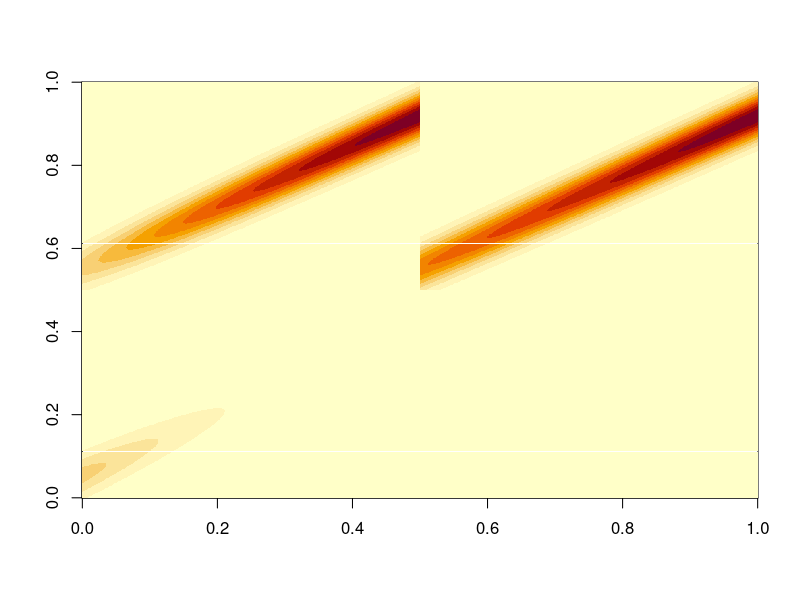
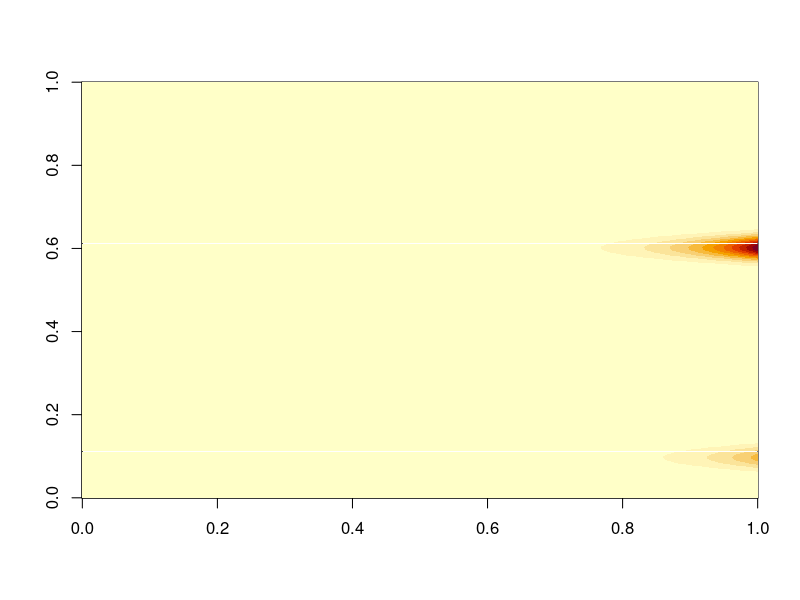

Write R code to recreate these figures, in order. (Note: this script raises an error after producing the figures.)
### IPM descriptor object


# $par_info
par_info <- data.frame(t(
  data.frame(
    ## survival
    surv.int  =  c(min = -3, max = 1, samp = T),
    surv.z    =   c(min = 0, max = 5, samp = T),
    #surv.cap = c(min = 0.01,max = 0.99),

    ## flowering
    flow.int  = c(min = -10, max = 1, samp = T),
    flow.z    =   c(min = 0, max = 20, samp = T),

    ## growth
    grow.int  =   c(min = 0, max = 1, samp = T),
    grow.z    =   c(min = 0, max = 1, samp = F),
    # constrained from 0 to 1
    grow.sd   =   c(min = 0.01, max = 0.5, samp = T),

    ## recruit size
    rcsz.int  =   c(min = 0, max = 0, samp = F),
    rcsz.sd   =   c(min = 0.1, max = 0.5, samp = T),

    ## seed size
    seed.int  =   c(min = -10, max = 100, samp = T),
    seed.z    =   c(min = 0, max = 15, samp = T),

    ## recruitment probability
    p.r       =   c(min = 0, max = 1, samp = T) # constrained from 0 to 1
  )
))

# $par_fns
par_fns <- list(
  rcsz.int = function(params) {
    0
  },
  grow.z = function(params) {
    1 - params["grow.int"]
  }
)

# $demo_fns
demo_fns <- list(
  ## G_z1z -  Growth function, given you are size z now returns the pdf of size z1 next time
  grow = function(z1, z, params) {
    mu <-
      params["grow.int"] + params["grow.z"] * z           # mean size next year
    sig <-
      params["grow.sd"]                                 # sd about mean
    p.den.grow <-
      dnorm(z1, mean = mu, sd = sig)             # pdf that you are size z1 given you were size z
    return(p.den.grow)
  },
  ## s_z Survival function, logistic regression
  surv = function(z, params) {
    linear.p <-
      params["surv.int"] + params["surv.z"] * z  # linear predictor
    #p <- (1/(1+exp(-linear.p))) # logistic transformation to probability with no cap
    p <-
      pmin(1 / (1 + exp(-linear.p)), rep(0.99, length(z))) # logistic transformation to probability with constant cap
    #p <- min((1/(1+exp(-linear.p))),params["surv.cap"]) # logistic transformation to probability with cut-off cap
    #p <- (1/(1+exp(-linear.p)))*params["surv.cap"] # logistic transformation to probability with scalar cap
    return(p)
  },
  ## p_bz Probability of flowering function, logistic regression
  flow = function(z, params) {
    linear.p <-
      params["flow.int"] + params["flow.z"] * z      # linear predictor
    p <-
      1 / (1 + exp(-linear.p))                                # logistic transformation to probability
    return(p)
  },
  ## b_z Seed production function
  seed = function(z, params) {
    #if (params["seed.int"] < 0) {params["seed.int"] <- params["seed.int"] * params["seed.z"]}
    N <-
      exp(params["seed.int"] + params["seed.z"] * z)   # seed production of a size z plant
    return(N)
  },
  ## c_0z1 Recruit size pdf
  rcsz = function(z1, params) {
    mu <- params["rcsz.int"]
    sig <- params["rcsz.sd"]
    p.deRecr <-
      dnorm(z1, mean = mu, sd = sig)              # pdf of a size z1 recruit
    return(p.deRecr)
  },
  #maturity
  matu = function(z,params) {
    linear.p <-
      params["matu.int"] + params["matu.z"] * z      # linear predictor
    p <-
      1 / (1 + exp(-linear.p))                                # logistic transformation to probability
    return(p)
  }
)






### Kernel functions

# survival kernels

# immature to immature
P_z1z_imm_to_imm = function (z1, z, params) {
  # survival * not maturing * growth
  return(IPM_desc$demo_fns$surv(z, params) * (1-IPM_desc$demo_fns$matu(z, params)) * IPM_desc$demo_fns$grow(z1, z, params) )
}

# immature to mature
P_z1z_imm_to_mat = function (z1, z, params) {
  # survival * maturing * growth
  return(IPM_desc$demo_fns$surv(z, params) * IPM_desc$demo_fns$matu(z, params) * IPM_desc$demo_fns$grow(z1, z, params))
}

# mature to mature
P_z1z_mat_to_mat = function (z1, z, params) {
  # survival * growth
  return(IPM_desc$demo_fns$surv(z, params) * IPM_desc$demo_fns$grow(z1, z, params))
}

### FECUNDITY

## Define the fecundity kernels
F_z1z_mat_to_imm = function (z1, z, params) {
  # survival * flowering * number of seeds * recruit survival * recruit size
  return(
    IPM_desc$demo_fns$flow(z, params) * IPM_desc$demo_fns$seed(z, params) * params["p.r"] * IPM_desc$demo_fns$rcsz(z1, params) * (1-IPM_desc$demo_fns$matu(z1, params))
  )
}

F_z1z_mat_to_mat = function (z1, z, params) {
  # survival * flowering * number of seeds * recruit survival * recruit size
  return(
    IPM_desc$demo_fns$flow(z, params) * IPM_desc$demo_fns$seed(z, params) * params["p.r"] * IPM_desc$demo_fns$rcsz(z1, params) * IPM_desc$demo_fns$matu(z1, params)
  )
}

# IPM_desc object
IPM_desc <- list(
  par_info = par_info,
  par_fns = par_fns,
  demo_fns = demo_fns
)

params <- c(
  surv.int  =  0.1,
  surv.z    =   0.3,
  flow.int  = 0.1,
  flow.z    =   0.2,
  grow.int  =   0.27,
  grow.z    =   1 - 0.27,
  grow.sd   =   0.38,
  rcsz.int  =   0,
  rcsz.sd   =   0.2,
  seed.int  =   2,
  seed.z    =   1,
  p.r       =   0.1,
  matu.int = 1,
  matu.z = 1
)



# Make the IPM

#### example
meshpts <- seq(from = -1, to = 4, by = 0.01)

mesh_len <- length(meshpts)

dlta <- meshpts[2] - meshpts[1]
lwr <- min(meshpts) - dlta / 2
upr <- max(meshpts) + dlta / 2

P_kern <- F_kern <- matrix(0, nrow = mesh_len*2,ncol = mesh_len*2)

#make each of the parts of the kernel
P_kern_imm_to_imm <- outer(meshpts, meshpts, P_z1z_imm_to_imm,params) * dlta
P_kern_imm_to_mat <- outer(meshpts, meshpts, P_z1z_imm_to_mat,params) * dlta
P_kern_mat_to_mat <- outer(meshpts, meshpts, P_z1z_mat_to_mat,params) * dlta

# put them in the big kernel
P_kern[1:mesh_len,1:mesh_len] <- P_kern_imm_to_imm
P_kern[(mesh_len+1):(mesh_len*2),1:mesh_len] <- P_kern_imm_to_mat
P_kern[(mesh_len+1):(mesh_len*2),(mesh_len+1):(mesh_len*2)] <- P_kern_mat_to_mat

image(t(P_kern))

F_kern_mat_to_imm <- outer(meshpts, meshpts, F_z1z_mat_to_imm, params) * dlta
F_kern_mat_to_mat <- outer(meshpts, meshpts, F_z1z_mat_to_mat, params) * dlta

F_kern[1:mesh_len,(mesh_len+1):(mesh_len*2)] <- F_kern_mat_to_imm
F_kern[(mesh_len+1):(mesh_len*2),(mesh_len+1):(mesh_len*2)] <- F_kern_mat_to_mat

image(t(F_kern))

K_kern <- P_kern+F_kern

stop("end")






# make the MPM

# produce ssd from parameter set and IPM_desc
calc_dom_eig <- function(A, tol = 1e-8) {
  qmax <- 10 * tol
  lam <- 1
  x <- rep(1, nrow(A))

  while (qmax > tol) {
    x1 <- A %*% x
    qmax <- sum(abs(x1 - lam * x))
    lam <- sum(x1)
    x <- x1 / lam
  }

  # Having found w (within tol), get lambda
  x1 <- A %*% x
  lam <- sum(x1)
  x <- x1 / lam
  return(list(lambda = lam, w = x / sum(x)))
}

ssd <- calc_dom_eig(K_kern)$w

ssd_all <- ssd[1:mesh_len] + ssd[(mesh_len+1):(mesh_len*2)]

ssd_imm <- ssd[1:mesh_len]
ssd_imm <- ssd_imm/sum(ssd_imm)

ssd_mat <- ssd[(mesh_len+1):(mesh_len*2)]
ssd_mat <- ssd_mat/sum(ssd_mat)

# calcualte lambda
lambda.IPM <- calc_dom_eig(K_kern)$lambda

# approximation to the size distribition function
n_t <- approxfun(meshpts, ssd_all, rule = 2)
n_t_imm <- approxfun(meshpts, ssd_imm, rule = 2)
n_t_mat <- approxfun(meshpts, ssd_mat, rule = 2)

# approximation to the cumulative density function
cum_dist_n_t <- approxfun(meshpts, cumsum(ssd_all) / sum(ssd_all))

n_state_mpm <- 6 # how many classes do I want to make my MPM with?
qtiles <- seq(0, 1, length.out = n_state_mpm + 1)
qtiles <- qtiles[-c(1, length(qtiles))]

fun <- function(x, which) {
  cum_dist_n_t(x) - which
}

stage_boundaries <- qtiles
for (i in seq_along(qtiles)) {
  stage_boundaries[i] <-
    uniroot(fun, interval = range(meshpts),  which =  qtiles[i])$root
}
stage_boundaries <- c(lwr, stage_boundaries, upr)

# make a function to compute integration stuff
mk_meshpts <- function (l, u, m) {
  h <- (u - l) / m
  meshpts <- l + ((1:m) - 1 / 2) * h
  list(
    m = m,
    h = h,
    l = l,
    u = u,
    meshpts = meshpts
  )
}

# extract the IPM functions we'll use
s_z_mat_to_mat <- IPM_desc$demo_fns$surv

s_z_imm_to_imm <- function(z,params) {
  IPM_desc$demo_fns$surv(z,params) * (1-IPM_desc$demo_fns$matu(z,params))
}

s_z_imm_to_mat <- function(z,params) {
  IPM_desc$demo_fns$surv(z,params) * IPM_desc$demo_fns$matu(z,params)
}

g_z <- IPM_desc$demo_fns$grow
f_z_to_imm <- F_z1z_mat_to_imm
f_z_to_mat <- F_z1z_mat_to_mat

##### Survival/growth kernels

# immature to immature
s_stage <- numeric(n_state_mpm)
for (i in seq_len(n_state_mpm)) {
  sub_mesh <- mk_meshpts(stage_boundaries[i], stage_boundaries[i + 1], 100)
  mpts_now <- sub_mesh$meshpts
  s_stage[i] <- sum(s_z_imm_to_imm(z = mpts_now, params = params) * n_t(mpts_now)) / sum(n_t(mpts_now))
}







# immature to mature






# mature to mature







# do the survival rates
s_stage <- numeric(n_state_mpm)
for (i in seq_len(n_state_mpm)) {
  sub_mesh <- mk_meshpts(stage_boundaries[i], stage_boundaries[i + 1], 100)
  mpts_now <- sub_mesh$meshpts
  s_stage[i] <- sum(s_z(z = mpts_now, params = params) * n_t(mpts_now)) / sum(n_t(mpts_now))
}

# do the growth transitions
g_stage <- matrix(nrow = n_state_mpm, ncol = n_state_mpm)
for (i in seq_len(n_state_mpm)) {
  sub_mesh_i <-
    mk_meshpts(stage_boundaries[i], stage_boundaries[i + 1], 250)
  mpts_now_i <- sub_mesh_i$meshpts
  for (j in seq_len(n_state_mpm)) {
    sub_mesh_j <- mk_meshpts(stage_boundaries[j], stage_boundaries[j + 1], 250)
    mpts_now_j <- sub_mesh_j$meshpts

    g_now <- outer(mpts_now_i, mpts_now_j, g_z, params = params)
    s_now <- s_z(mpts_now_j, params = params)

    g_stage[i, j] <- sum(g_now %*% (s_now * n_t(mpts_now_j))) / sum(s_now * n_t(mpts_now_j))
    g_stage[i, j] <- g_stage[i, j] * sub_mesh_i$h
  }
}

# fecundity
f_stage <- matrix(nrow = n_state_mpm, ncol = n_state_mpm)
for (i in seq_len(n_state_mpm)) {

  sub_mesh_i <- mk_meshpts(stage_boundaries[i], stage_boundaries[i + 1], 250)
  mpts_now_i <- sub_mesh_i$meshpts

  for (j in seq_len(n_state_mpm)) {

    sub_mesh_j <- mk_meshpts(stage_boundaries[j], stage_boundaries[j + 1], 250)
    mpts_now_j <- sub_mesh_j$meshpts

    f_now <- outer(mpts_now_i, mpts_now_j, f_z, params = params)
    f_stage[i, j] <- sum(f_now %*% (n_t(mpts_now_j))) / sum(n_t(mpts_now_j))
    f_stage[i, j] <- f_stage[i, j] * sub_mesh_i$h

  }
}

# put matrices together
P_mat <- g_stage * outer(rep(1,n_state_mpm),s_stage)
F_mat <- f_stage
K_mat <- P_mat + F_mat

# calculate lambda
lambda.MPM <- calc_dom_eig(K_mat)$lambda


print(lambda.IPM)
print(lambda.MPM)



